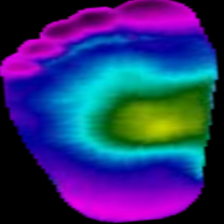
#> input picture train/Control Group/CG009_M_R-rotated1-rotated1.png, 224 x 224 px; its folder holds only this picture in this run
$ python -i 03_app.py   (imports and definitions only)
#> lines starting #> are read from the running program, lines starting #| are printed output that depends on the picture
import cv2
import joblib
import numpy as np
import pandas as pd
from fastapi import FastAPI, File, UploadFile
from fastapi.responses import HTMLResponse

# [6 lines not run here, left out]
patient_db = pd.read_csv("digital_twin_patient_data.csv")
#> (reads digital_twin_patient_data.csv from the repository)

stream_index = 0

def extract_foot_temperatures_from_bytes(image_bytes):
    nparr = np.frombuffer(image_bytes, np.uint8)
    img = cv2.imdecode(nparr, cv2.IMREAD_COLOR)
    gray = cv2.cvtColor(img, cv2.COLOR_BGR2GRAY)
    _, mask = cv2.threshold(gray, 30, 255, cv2.THRESH_BINARY)
    temp_map = 26.0 + (gray.astype(np.float32) / 255.0) * 10.0
    coords = cv2.findNonZero(mask)
    if coords is None:
        return 28.0, 28.0, 28.0

    x, y, w, h = cv2.boundingRect(coords)

    toes_mask = mask[y : y + int(h * 0.33), x : x + w]
    midfoot_mask = mask[y + int(h * 0.33) : y + int(h * 0.66), x : x + w]
    heel_mask = mask[y + int(h * 0.66) : y + h, x : x + w]

    toes_temp = temp_map[y : y + int(h * 0.33), x : x + w][toes_mask > 0].mean() if np.any(toes_mask > 0) else 28.0
    mid_temp = temp_map[y + int(h * 0.33) : y + int(h * 0.66), x : x + w][midfoot_mask > 0].mean() if np.any(midfoot_mask > 0) else 28.0
    heel_temp = temp_map[y + int(h * 0.66) : y + h, x : x + w][heel_mask > 0].mean() if np.any(heel_mask > 0) else 28.0

    return float(toes_temp), float(mid_temp), float(heel_temp)

# [23 lines not run here, left out]

# [16 lines that did not run here, left out]

# [287 lines that did not run here, left out]

>>> import cv2
>>> picture = cv2.imread('train/Control Group/CG009_M_R-rotated1-rotated1.png', cv2.IMREAD_GRAYSCALE)
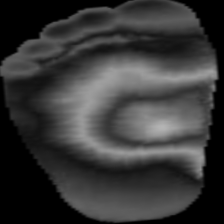
#> picture: shape (224, 224); min 0, max 180, mean 55.6
#> (the run stopped early here; a loop or call above may not have finished)
